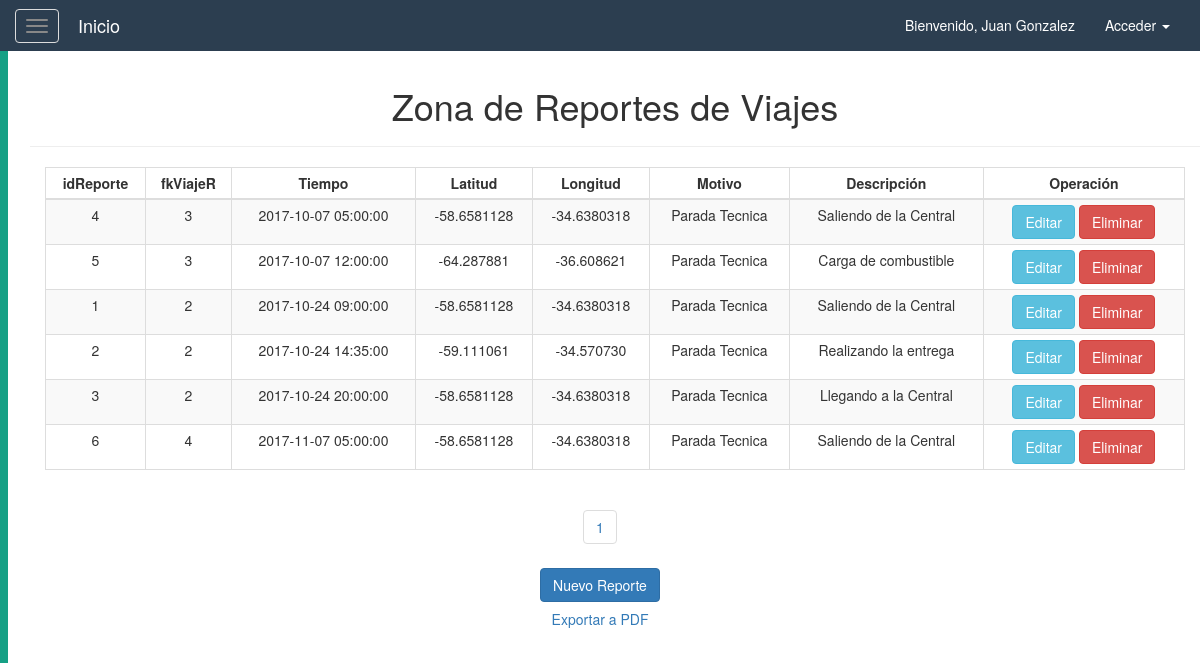
Screenshot of /logistica/vista_reportes.php (signed in) with the database file from the repository.
### tables this page shows
CREATE TABLE Reporte(
	idReporte int(11) NOT NULL AUTO_INCREMENT,
    fkViajeR int(11) NOT NULL,
    fkChoferR int(11) NOT NULL,
    tiempo datetime NOT NULL,
    latitud varchar(45) NOT NULL,
    longitud varchar(45) NOT NULL,
    motivo enum('Parada Tecnica', 'Desvio', 'Accidente') NOT NULL DEFAULT 'Parada Tecnica',
    km int(11) NOT NULL,
    combustible decimal(11,2),
    descripcion varchar(90) NOT NULL,
    PRIMARY KEY (idReporte),
    CONSTRAINT fk_viar FOREIGN KEY (fkViajeR)
		REFERENCES Viaje (idViaje),
	CONSTRAINT fk_chor FOREIGN KEY (fkChoferR)
		REFERENCES Usuario (idUsuario)
);

### resources/config.php (called while the page is built, shortened)
<?php
    $TEMPLATES_PATH=$_SERVER['DOCUMENT_ROOT'].'/resources/templates';
    $DB_PATH=$_SERVER['DOCUMENT_ROOT'].'/resources/db';
    require_once($TEMPLATES_PATH.'/cssHead.php');
    require_once($DB_PATH.'/control.php');
?>

### resources/db/control.php (called while the page is built, shortened)
<?php
    class controlDB{
        function __construct(){
            try{
            $host="localhost";
            $dbname="logistica";
            $user="root";
            $pass="";
            $this->con=mysqli_connect($host,$user,$pass) or die("No se puede conectar con la base de datos.");
            mysqli_select_db($this->con,$dbname)or die("No se encuentra la base de datos.");
            mysqli_set_charset($this->con, "utf8");
            }catch(Exception $ex){
                throw $ex;
            }
        }
        function consultar($sql){
            $result=mysqli_query($this->con,$sql);
            $data=null;
            while($fila=mysqli_fetch_assoc($result)){
                $data[]=$fila;
            }
            return $data;
        }
    }
?>

### resources/library/reportes_pag.php (called while the page is built, shortened)
<?php
    $tamagno_paginas = 6;
    if(isset($_GET['pagina'])) {
        $pag = $_GET['pagina'];
    } else {
        $pag = 1;
    }
    $empezar_desde = ($pag-1) * $tamagno_paginas;
    $datos = $obj -> consultar("SELECT *
        FROM Reporte
        ORDER BY tiempo
        LIMIT $empezar_desde, $tamagno_paginas");
    $num_filas = count($obj -> consultar("SELECT *
        FROM Reporte"));
    $total_paginas = ceil($num_filas/$tamagno_paginas);
?>

### logistica/vista_reportes.php (the view, shortened to what this page needs)
<!DOCTYPE html>
<html lang="es">
<head>
    <?php
        require_once($_SERVER['DOCUMENT_ROOT'].'/resources/config.php');
        $obj = new controlDB();
        include $LIBRARY_PATH.'/reportes_pag.php';
    ?>
</head>
<body>
    <?php
        require_once($_SERVER['DOCUMENT_ROOT'].'/resources/templates/header.php');
    ?>
    <div id="wrapper">
        <?php
            require_once($_SERVER['DOCUMENT_ROOT'].'/resources/templates/sidebar.php');
        ?>
        <div id="page-content-wrapper">
            <div class="container-fluid">
                <div class="row">
                    <div class="col-lg-12 text-center">
                        <div class="container">
                            <div class="row">
                                <div class="col">
                                    <h1>Zona de Reportes de Viajes</h1>
                                    <hr/>
                                </div>
                            </div>
                        </div>
                        <div class="container">
                            <div class="row">
                                <div class="col-lg-12 col-md-12 col-sm-12 col-xs-12">
                                    <div class="table-responsive">
                                        <table class="table table-striped table-bordered table-condensed table-hover">
                                            <thead>
                                                <th  class="text-center">idReporte</th>
                                                <th  class="text-center">fkViajeR</th>
                                                <th  class="text-center">Tiempo</th>
                                                <th  class="text-center">Latitud</th>
                                                <th  class="text-center">Longitud</th>
                                                <th  class="text-center">Motivo</th>
                                                <th  class="text-center">Descripci&oacute;n</th>
                                                <th  class="text-center">Operaci&oacute;n</th>
                                            </thead>
                                            <?php foreach($datos as $td){ ?>
                                            <tr>
                                                <td><?php echo $td['idReporte']; ?></td>
                                                <td><?php echo $td['fkViajeR']; ?></td>
                                                <td><?php echo $td['tiempo']; ?></td>
                                                <td><?php echo $td['latitud']; ?></td>
                                                <td><?php echo $td['longitud']; ?></td>
                                                <td><?php echo $td['motivo']; ?></td>
                                                <td><?php echo $td['descripcion']; ?></td>
                                                <td class="text-center">
                                                    <a href="#<?php echo "";?>">
                                                        <button class="btn btn-info">Editar</button>
                                                    </a>
                                                    <a href="#<?php echo "";?>">
                                                        <button class="btn btn-danger">Eliminar</button>
                                                    </a>
                                                </td>
                                            </tr>
                                            <?php } ?>
                                        </table>
                                    </div>
                                </div>
                            </div>
                        </div>
                        <div class="row">
                            <div class="col">
                                <?php
                                    for($i = 1; $i <= $total_paginas; $i++){
                                    echo "<ul class='pagination'>
                                        <li><a href='?pagina=".$i."'>".$i."</a></li>
                                    </ul>";}
                                ?>
                            </div>
                        </div>
                        <div class="row">
                                <div class="col">
                                    <a href="registrarReporte.php" class="btn btn-primary">Nuevo Reporte</a>
                                </div>
                        </div>
                        <div class="row">
                            <a href="#" target="_blank">
                                <button class="btn btn-link" target="_blank">Exportar a PDF</button>
                            </a>
                        </div>
                    </div>
                </div>
            </div>
        </div>
    </div>
</body>
</html>

### resources/templates/cssHead.php
<?php
    echo "
        <meta charset='utf-8'>
        <meta name='viewport' content='width=device-width, initial-scale=1'>
        <link rel='stylesheet' href='/resources/css/bootstrap.min.css'>
        <link rel='stylesheet' href='/resources/css/fontello.css'>
        <link rel='stylesheet' href='/resources/css/frontEstilo.css'>
        <link rel='stylesheet' href='/resources/css/header.css'>
        <link rel='stylesheet' href='/resources/css/menuLateral.css'>
        <link rel='icon' href='/resources/images/title-logo.png' type='image/x-icon'>
    ";
?>

### resources/templates/header.php (shortened to what this page needs)
<nav class='navbar navbar-default'>
    <div class='container-fluid'>
        <div class='navbar-header'>
            <button type='button' class='navbar-toggle navbar-toggle-left collapsed' id='menu-toggle'>
        <span class='icon-bar'></span>
        <span class='icon-bar'></span>
        <span class='icon-bar'></span>
      </button>
            <a class='navbar-brand' href='ppal.php'>Inicio</a>
        </div>
        <div class='collapse navbar-collapse' id='bs-example-navbar-collapse-1'>
            <ul class='nav navbar-nav navbar-right'>
                <?php
                    echo "<li><a href='#'>Bienvenido, ".$_SESSION['usuario']."</a></li>";
                ?>
                <li class='dropdown'>
                    <a href='#' class='dropdown-toggle' data-toggle='dropdown' role='button' aria-haspopup='true' aria-expanded='false'>Acceder <span class='caret'></span></a>
                </li>
            </ul>
        </div>
    </div>
</nav>

### resources/templates/sidebar.php (shortened to what this page needs)
<div id='sidebar-wrapper'>
</div>

### resources/css/header.css (style rules this page uses)
.navbar { border-radius: 0px; }
.navbar-default { background-color:#2C3E50; border: #2C3E50 0px; color: white; }
.navbar-default .navbar-brand { color: white; }
.navbar-default .navbar-nav>li>a { color: white; }
.navbar { margin-bottom: 0px; }
.navbar-toggle-left { display: inline-block; }
.navbar-brand { display:inline-block; float:none; }
.navbar-toggle-left { float:none; }

### resources/css/menuLateral.css (style rules this page uses)
#sidebar-wrapper { z-index: 1; position: absolute; width: 0; height: 100%; overflow-y: hidden; background: #2C3E50; border-left: 8px solid #16A085; transition: all 0.4s ease; }
#page-content-wrapper { width: 100%; height: 100%; position: absolute; padding: 15px; }

### rows the page displays
reporte: idReporte "4", fkViajeR "3", tiempo "2017-10-07 05:00:00", latitud "-58.6581128", longitud "-34.6380318", motivo "Parada Tecnica", descripcion "Saliendo de la Central"
reporte: idReporte "5", fkViajeR "3", tiempo "2017-10-07 12:00:00", latitud "-64.287881", longitud "-36.608621", motivo "Parada Tecnica", descripcion "Carga de combustible"
reporte: idReporte "1", fkViajeR "2", tiempo "2017-10-24 09:00:00", latitud "-58.6581128", longitud "-34.6380318", motivo "Parada Tecnica", descripcion "Saliendo de la Central"
reporte: idReporte "2", fkViajeR "2", tiempo "2017-10-24 14:35:00", latitud "-59.111061", longitud "-34.570730", motivo "Parada Tecnica", descripcion "Realizando la entrega"
reporte: idReporte "3", fkViajeR "2", tiempo "2017-10-24 20:00:00", latitud "-58.6581128", longitud "-34.6380318", motivo "Parada Tecnica", descripcion "Llegando a la Central"
reporte: idReporte "6", fkViajeR "4", tiempo "2017-11-07 05:00:00", latitud "-58.6581128", longitud "-34.6380318", motivo "Parada Tecnica", descripcion "Saliendo de la Central"

### other values shown
$_SESSION['usuario'] "Juan Gonzalez"
